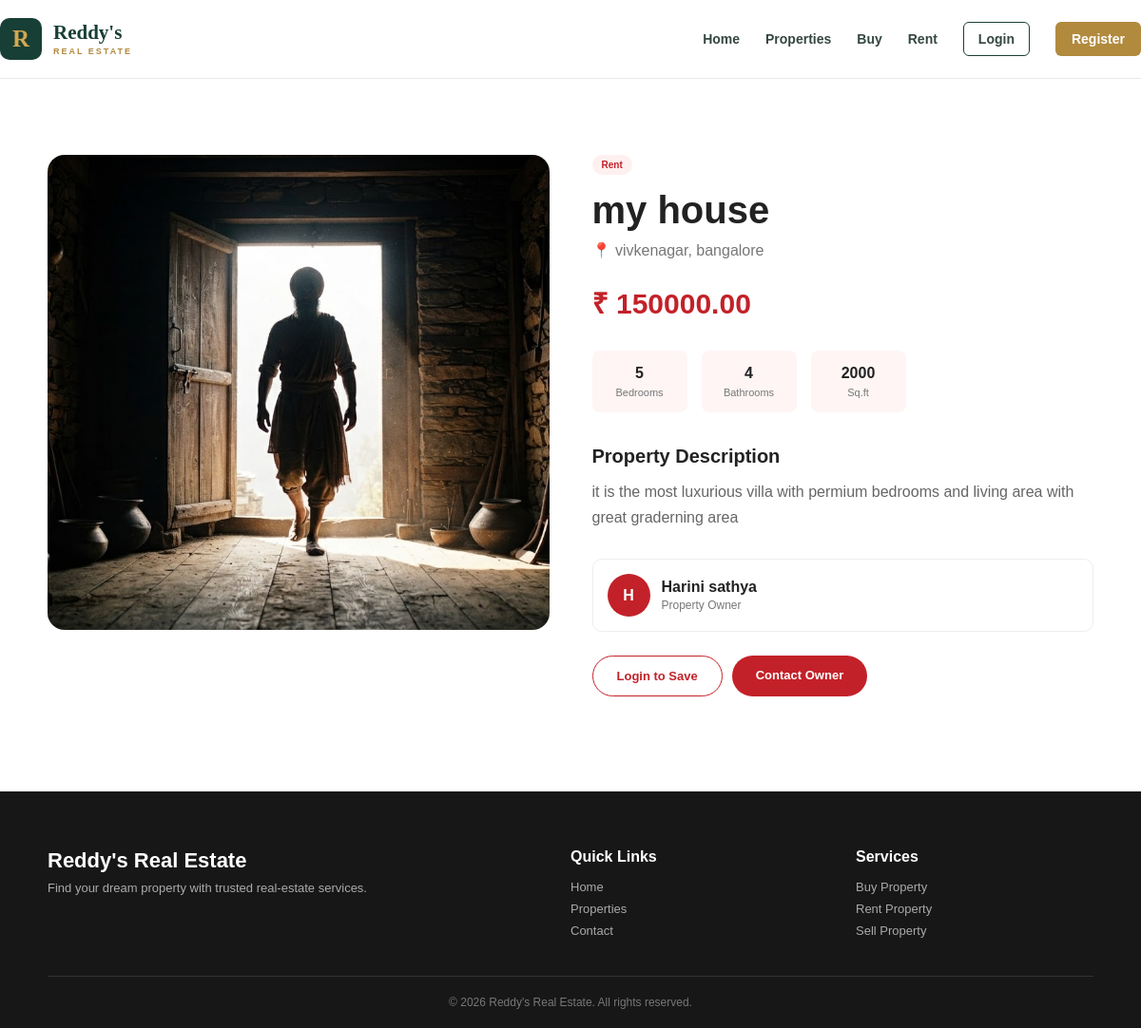
Page /property/1/ on the committed database.
### app/models.py (models this page shows, shortened)
class Property(models.Model):
    PROPERTY_TYPES = [
        ('Apartment', 'Apartment'),
        ('Villa', 'Villa'),
        ('House', 'Independent House'),
        ('Plot', 'Plot'),
        ('Commercial', 'Commercial'),
    ]
    PURPOSE_CHOICES = [
        ('Sale', 'Sale'),
        ('Rent', 'Rent'),
    ]
    owner = models.ForeignKey(
        User,
        on_delete=models.CASCADE,
        related_name='properties'
    )
    title = models.CharField(max_length=200)
    property_type = models.CharField(
        max_length=30,
        choices=PROPERTY_TYPES
    )
    purpose = models.CharField(
        max_length=20,
        choices=PURPOSE_CHOICES
    )
    location = models.CharField(max_length=200)
    city = models.CharField(max_length=100)
    price = models.DecimalField(
        max_digits=15,
        decimal_places=2
    )
    bedrooms = models.PositiveIntegerField(
        default=0
    )
    bathrooms = models.PositiveIntegerField(
        default=0
    )
    area = models.PositiveIntegerField(
        help_text="Area in square feet"
    )
    description = models.TextField()
    image = models.ImageField(
        upload_to='properties/',
        blank=True,
        null=True
    )
    is_featured = models.BooleanField(
        default=False
    )
    created_at = models.DateTimeField(
        auto_now_add=True
    )
    class Meta:
        ordering = ['-created_at']

### app/views.py (the view)
def property_detail(request, pk):
    property_obj = get_object_or_404(
        Property,
        pk=pk
    )
    is_saved = False
    if request.user.is_authenticated:
        is_saved = SavedProperty.objects.filter(
            user=request.user,
            property=property_obj
        ).exists()
    return render(request,'properties_detail.html',
        {
            'property': property_obj,
            'is_saved': is_saved
        }
    )

### templates/properties_detail.html (shortened to what this page needs)
{% extends 'base.html' %}
{% block content %}
<section class="detail-page">
    <div class="detail-container">
        <div class="detail-image">
            {% if property.image %}
                <img
                    src="{{ property.image.url }}"
                    alt="{{ property.title }}"
                >
            {% else %}
                <div class="large-placeholder">
                    🏠
                </div>
            {% endif %}
        </div>
        <div class="detail-content">
            <span class="property-purpose">
                {{ property.purpose }}
            </span>
            <h1>
                {{ property.title }}
            </h1>
            <p class="detail-location">
                📍 {{ property.location }},
                {{ property.city }}
            </p>
            <div class="detail-price">
                ₹ {{ property.price }}
            </div>
            <div class="detail-stats">
                <div>
                    <strong>
                        {{ property.bedrooms }}
                    </strong>
                    <span>
                        Bedrooms
                    </span>
                </div>
                <div>
                    <strong>
                        {{ property.bathrooms }}
                    </strong>
                    <span>
                        Bathrooms
                    </span>
                </div>
                <div>
                    <strong>
                        {{ property.area }}
                    </strong>
                    <span>
                        Sq.ft
                    </span>
                </div>
            </div>
            <h2>
                Property Description
            </h2>
            <p class="description">
                {{ property.description }}
            </p>
            <div class="owner-box">
                <div class="owner-avatar">
                    {{ property.owner.first_name|first|default:"R" }}
                </div>
                <div>
                    <strong>
                        {{ property.owner.get_full_name|default:property.owner.username }}
                    </strong>
                    <p>
                        Property Owner
                    </p>
                </div>
            </div>
            <div class="detail-actions">
                {% if user.is_authenticated %}
                    <a
                        href="{% url 'save_property' property.id %}"
                        class="outline-btn"
                    >
                        {% if is_saved %}
                            ♥ Saved
                        {% else %}
                            ♡ Save Property
                        {% endif %}
                    </a>
                {% else %}
                    <a
                        href="{% url 'login' %}"
                        class="outline-btn"
                    >
                        Login to Save
                    </a>
                {% endif %}
                <a
                    href="{% url 'contact' %}"
                    class="primary-btn"
                >
                    Contact Owner
                </a>
            </div>
        </div>
    </div>
</section>
{% endblock %}

### media/static/css/style.css (style rules this page uses)
* { margin: 0; padding: 0; box-sizing: border-box; }
body { font-family: Arial, Helvetica, sans-serif; color: #222; background: #fff; }
a { text-decoration: none; color: inherit; }
.property-purpose { display: inline-block; padding: 5px 10px; border-radius: 15px; background: #fff0f0; color: #c32129; font-size: 10px; font-weight: bold; }
.primary-btn, .outline-btn { display: inline-block; padding: 13px 25px; border-radius: 25px; font-size: 13px; font-weight: bold; }
.primary-btn { background: #c32129; color: white; }
.outline-btn { border: 1px solid #c32129; color: #c32129; background: white; }
.listing-page, .post-page, .dashboard-page, .detail-page, .contact-page { padding: 80px 25px; min-height: 750px; }
.detail-container { max-width: 1100px; margin: auto; display: grid; grid-template-columns: 1fr 1fr; gap: 45px; }
.detail-image { height: 500px; overflow: hidden; border-radius: 18px; }
.detail-image img, .large-placeholder { width: 100%; height: 100%; object-fit: cover; }
.detail-content h1 { margin-top: 15px; font-size: 40px; }
.detail-location { margin-top: 10px; color: #777; }
.detail-price { margin-top: 25px; color: #c32129; font-size: 30px; font-weight: bold; }
.detail-stats { display: flex; gap: 15px; margin-top: 30px; }
.detail-stats div { min-width: 100px; padding: 15px; border-radius: 8px; background: #fff5f5; text-align: center; }
.detail-stats strong, .detail-stats span { display: block; }
.detail-stats span { margin-top: 5px; color: #777; font-size: 11px; }
.detail-content h2 { margin-top: 35px; font-size: 20px; }
.description { margin-top: 12px; color: #666; line-height: 1.7; }
.owner-box { margin-top: 30px; padding: 15px; display: flex; align-items: center; gap: 12px; border: 1px solid #eee; border-radius: 10px; }
.owner-avatar { width: 45px; height: 45px; border-radius: 50%; background: #c32129; color: white; display: flex; align-items: center; justify-content: center; font-weight: bold; }
.owner-box p { margin-top: 3px; color: #777; font-size: 12px; }
.detail-actions { display: flex; gap: 10px; margin-top: 25px; }

### rows in the picture
Property: image (picture), purpose "Rent", title "my house", location "vivkenagar", city "bangalore", price "150000.00", bedrooms "5", bathrooms "4", area "2000", description "it is the most luxurious villa with permium bedrooms and living area with great graderning area", owner.first_name|first "H", owner.get_full_name "Harini sathya"
